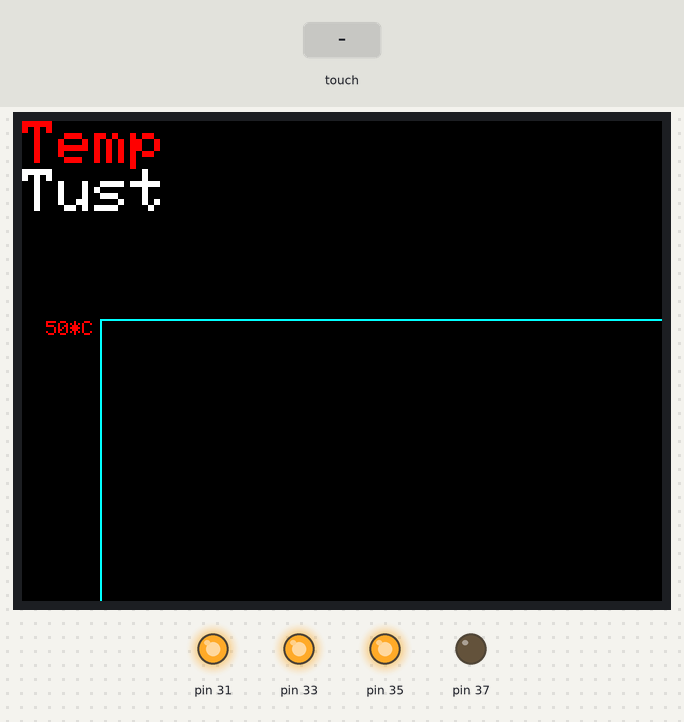
Bench run of a sketch on a simulated Arduino Mega 2560, built with avr-gcc and run on an emulated ATmega2560. On the bench: 320×240 colour display, output pins drawn as LEDs (lit = HIGH). Inputs (shaded band) come from the test bench. Random numbers use the default seed unless the sketch sets one; pins used as bus, display or sensor lines are not drawn.

Above: at 1.6 s.
At 10.5 s:
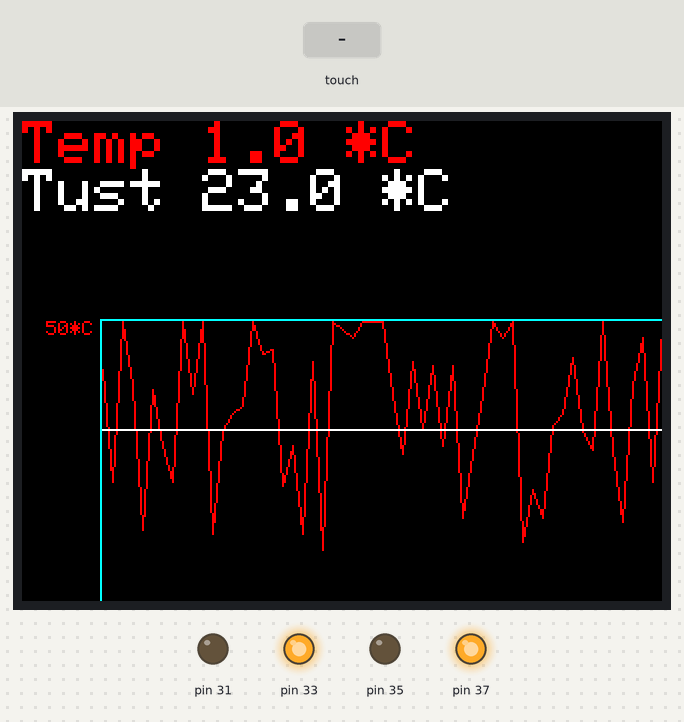
10.6 s: touch panel pressed at 13 % / 10 % of its raw x / y range
At 13.2 s:
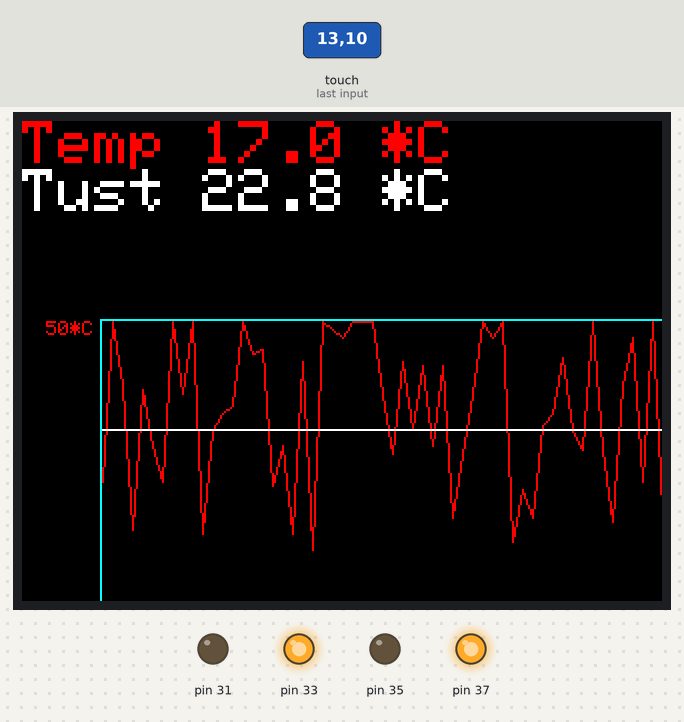
13.6 s: touch panel pressed at 38 % / 10 % of its raw x / y range
At 17.0 s:
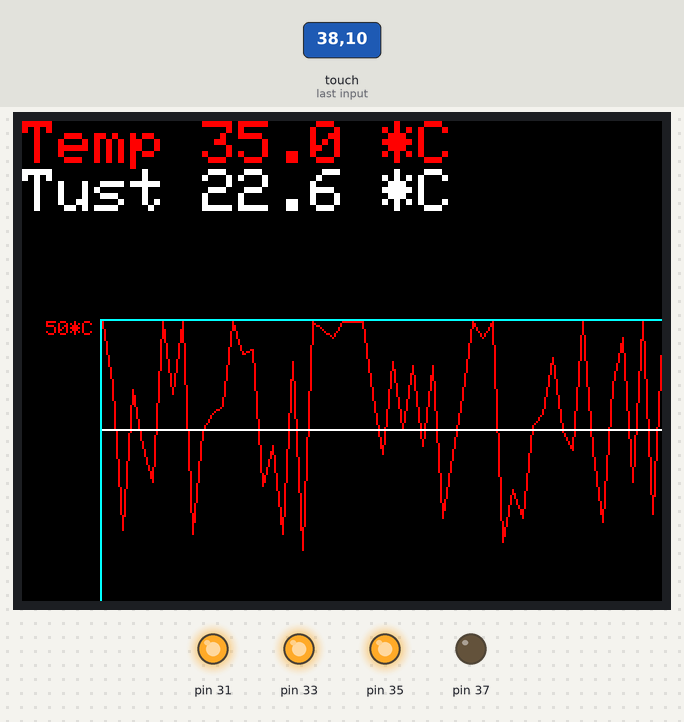
Timing chart, 0 to 41.6 s (numbered marks = the images above; inputs shaded):
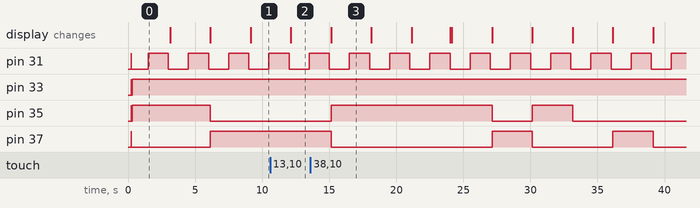

The sketch:

NIR_new.ino
```cpp
//дисплей 320х480
//Библиотеки
#include <Adafruit_GFX.h>    // Core graphics library
#include <Adafruit_TFTLCD.h> // Hardware-specific library
#include <TouchScreen.h>
//#include <EEPROM.h>
#if defined(__SAM3X8E__)
    #undef __FlashStringHelper::F(string_literal)
    #define F(string_literal) string_literal
#endif
//константы для экрана
// For better pressure precision, we need to know the resistance
// between X+ and X- Use any multimeter to read it
// For the one we're using, its 300 ohms across the X plate
#define YP A3  // must be an analog pin, use "An" notation!
#define XM A2  // must be an analog pin, use "An" notation!
#define YM 9   // can be a digital pin
#define XP 8   // can be a digital pin
TouchScreen ts = TouchScreen(XP, YP, XM, YM, 300);
#define LCD_CS A3 // Chip Select goes to Analog 3
#define LCD_CD A2 // Command/Data goes to Analog 2
#define LCD_WR A1 // LCD Write goes to Analog 1
#define LCD_RD A0 // LCD Read goes to Analog 0
#define LCD_RESET A4 // Can alternately just connect to Arduino's reset pin
#define  BLACK   0x0000
#define BLUE    0x001F
#define RED     0xF800
#define GREEN   0x07E0
#define CYAN    0x07FF
#define MAGENTA 0xF81F
#define YELLOW  0xFFE0
#define WHITE   0xFFFF
Adafruit_TFTLCD tft(LCD_CS, LCD_CD, LCD_WR, LCD_RD, LCD_RESET);
//константы
const word Nism=81;//количество точек измерений
const word HustT=1;//гистерезис уставки
//переменные
word Count=0;//счётчик для сброса автомасштабирования
float Tust=23;//температура уставки
float rT=Tust;//температура с датчика
//float rH=Tust;//влажность с датчика
float sT[Nism]={};//сохранённые значения температуры
//float sH[Nism]={};//сохранённые значения влажности
unsigned long last_time=0;//последнее время
byte TFl=0;//температурный флажок на изменение масшатаба
TSPoint p;
//начало настройки/////////////////////////////////////////////////////
void setup(void) {
  //инициализация дисплея
  tft.reset();
  uint16_t identifier = 0x9341;
  tft.begin(identifier);
  //настройка пинов
  pinMode(13, OUTPUT);//для экрана
  pinMode(31,OUTPUT);//Мигающий светодиод (3с)
  pinMode(33,OUTPUT);//Всегда горящий светодиод
  pinMode(35,OUTPUT);//Светодиод когда работает вентилятор
  pinMode(37,OUTPUT);//Светодиод когда работает обогрев
  //настройка эерана
  tft.setRotation(1);//положение экрана
  tft.fillScreen(BLACK);//заполняем всё чёрным
  tft.setCursor(0, 0);//установка курсора в начало
  tft.setTextColor(WHITE);  tft.setTextSize(5);//выбираем цвет и размер текста
  tft.println("Get first mesuaring");//выводим на экрна слова
  tft.println("Please wait");
  //Включаем все светодиоды
  digitalWrite(31,HIGH);
  digitalWrite(33,HIGH);
  digitalWrite(35,HIGH);
  digitalWrite(37,HIGH);
  //Проводим первые измерения, чтоб изначально построить графики
  for(int i=0;i<Nism;i++){
    rT=random(-10,60);
    if(rT>50){//Если значене больше 50 приравниваем к 50
      rT=50;
    }
    if(rT<0){
      TFl=1;
      if(rT<-50){//Если значене меньше -50 приравниваем к -50
      rT=-50;
      }
    }
    //rH=random(20,60);
    sT[i]=rT;
    //sH[i]=rH;
    }
 //Выключаем вcе светодиоды
  digitalWrite(31,LOW);
  digitalWrite(33,LOW);
  digitalWrite(35,LOW);
  digitalWrite(37,LOW);
  //Выводим на экран неизменные слова
  tft.fillScreen(BLACK);
  tft.setCursor(0, 0);
  tft.setTextColor(RED);  tft.setTextSize(3);
  tft.println("Temp ");
  //tft.setTextColor(BLUE);  tft.setTextSize(3);
  //tft.println("Hum  ");
  tft.setTextColor(WHITE);  tft.setTextSize(3);
  tft.println("Tust ");
  tft.setTextColor(RED);  tft.setTextSize(1);
  tft.setCursor(0, 100);
  tft.println("  50*C");
  //tft.setTextColor(BLUE);  tft.setTextSize(1);
  //tft.println("  100%");
  tft.setCursor(0, 300);
  tft.setTextColor(RED);  tft.setTextSize(1);
  if(TFl==0){
    tft.println("   0*C");
    }
  else{
    tft.println(" -50*C");
    }
  //tft.setTextColor(BLUE);  tft.setTextSize(1);
  //tft.println("  0%");
  tft.drawRect(39, 99, 403, 203, CYAN);//отрисовка границ графика
  //tft.fillRect(240, 10, 50, 50, RED);//кнопка повышения температуры
  //tft.fillRect(310, 10, 50, 50, BLUE);//кнопка понижения температуры
}
//Начало основного цикла/////////////////////////////////////////////////////
void loop() {
  digitalWrite(13, HIGH);//необходимо для работы экрана
  TSPoint p = ts.getPoint();//получаем значение нажатых пикселей
  digitalWrite(13, LOW);//необходимо для работы экрана
  pinMode(XM, OUTPUT);//необходимо для работы экрана
  pinMode(YP, OUTPUT);//необходимо для работы экрана
  //tft.println(' ',3);
  //tft.println(' ',3);
  //tft.print(p.x,1);
  //tft.print(p.y,1);

  //p.x = map(p.x, 940, 120, 320, 0);
  p.y = map(p.y, 0, 920, 480, 0);
  //tft.setCursor(150,200);
  //tft.println((p.y),1);
  //tft.setCursor(150,230);
  //tft.println((p.x),1);

  digitalWrite(33,HIGH);//Всегда горящий светодиод
  if (millis()-last_time>1500){
    digitalWrite(31,HIGH);//Мигающий светодиод (3с)
    if (p.y>150 && p.y<400){
    Tust=Tust-0.1;
    delay(100);
    if(Tust<-50)//ели уставка меньше -50 градусов, то приравниваем к -50
    {Tust=-50;}
  }
  if (p.y>0 && p.y<100){
    Tust=Tust+0.1;
    delay(100);
    if(Tust>50)//ели уставка больше 50 градусов, то приравниваем к 50
    {Tust=50;}
  }
  }
  if (millis()-last_time>3000){//Снимаем данные и отрисовываем раз в полторы секунды
    last_time=millis();//обнуляеем счётчик
    digitalWrite(31,LOW);//Мигающий светодиод (3с)
    ReadData(); //процедура для чтения информации с датчика DHT11
    DrawGrapth();//Процедура для отрисовки графиков и измерений
    }
  if(rT>=Tust+HustT ){//если считанная температура превышает установленную + гистерезис
      //включаем вентилятор
      digitalWrite(35,HIGH);
      digitalWrite(37,LOW);
    }
  else if(rT<=Tust-HustT){//если считанная температура ниже установленной - гистерезис
      //включаем обогрев
      digitalWrite(37,HIGH);
      digitalWrite(35,LOW);
    }
  else{//если всё хорошо выключаем вентилятор и обогрев
      digitalWrite(37,LOW);
      digitalWrite(35,LOW);
    }
}
//Процедуры://///////////////////////////////////////////////////
void ReadData(){//Процедура считывающая значения с датчика
  //читаем с датчика
  //rH = dht.readHumidity();//Читаем влажность
  //rT = dht.readTemperature();//Читаем температуру
  rT=random(0,60);
  if(rT>50){//если больше 50 то 50
      rT=50;
    }
  if(rT<0){//если меньше 0 поднимаем флаг маштабирования и меняем значение внизу
      TFl=1;
      Count=0;
      tft.fillRect(0, 280, 30, 300, BLACK);//заполняем нижнюю границу, где было 0*С
      tft.setTextColor(RED);  tft.setTextSize(1);
      tft.setCursor(0, 300);
      tft.println(" -50*C");
      if(rT<-50){//Если значене меньше -50 приравниваем к -50
        rT=-50;
      }
  }
  //rH=random(20,60);
  //Сдвигаем все значения из легенды влажности и температуры на 1 влево
  for(int i=0;i<(Nism-1);i++){
      sT[i]=sT[i+1];
      //sH[i]=sH[i+1];
    }
  //Меняем последние элементы
  sT[Nism-1]=rT;//В поледний элемент массива записываем новую температуру
  //sH[Nism-1]=rH;//В поледний элемент массива записываем новую влажность
  if(TFl==1 && Count<Nism){//если масштабируем и массив не перезаписался, то увеличиваем счётчие
    Count++;
    }
  else{//иначе убираем автомасштабирование
    TFl=0;
    Count=0;
    tft.setTextColor(RED);  tft.setTextSize(1);
    tft.fillRect(0, 280, 30, 300, BLACK);//заполняем нижнюю границу, где было -50*С
    tft.setCursor(0, 300);
    tft.println("   0*C");
    }
}
void DrawGrapth(){//Процедура отрисовки графиков и значений
  tft.fillRect(70, 0, 162, 80, BLACK);//Запалняем область значений чёрным квадратом
  tft.fillRect(40, 100, 401, 201, BLACK);//Запалняем область графиков чёрным квадратом
  DrawIzm();//Процедура отрисовки значений
  if(TFl==0){
  for(int i=0; i<(Nism-1); i++){//строим графики по Nism точкам. имеем по x 400px по y 200px.Относительно курсора (0;0)
    tft.drawLine(40+5*i, -4*sT[i]+300, 5*i+45, -4*sT[i+1]+300, RED);//график температуры
    //tft.drawLine(40+5*i, -sH[i]/2+200, 5*i+45, -sH[i+1]/2+200, BLUE);//график влажности
  }
  tft.drawLine(40, -4*Tust+300, 440, -4*Tust+300, WHITE);//рисуем линию уставки
  }
  else{
    for(int i=0; i<(Nism-1); i++){//строим графики по Nism точкам. имеем по x 400px по y 200px.Относительно курсора (0;0)
    tft.drawLine(40+5*i, int(-2*sT[i]+200), 5*i+45, int(-2*sT[i+1]+200), RED);//график температуры
    //tft.drawLine(40+5*i, -sH[i]/2+200, 5*i+45, -sH[i+1]/2+200, BLUE);//график влажности
  }
  tft.drawLine(40, int(-2*Tust+200), 440, int(-2*Tust+200), WHITE);//рисуем линию уставки
    }
  }
void DrawIzm(){//Процедура отрисовки значений
  tft.setCursor(0, 0);//Установка курора в левый верхний угол
  tft.setTextColor(RED);  tft.setTextSize(3);//Выбор цвета и размера текста
  tft.print("     ");//пробелы так, как слева имеем постоянные слова Temp,Hum,Tust
  tft.print(rT,1);//Выводим последнюю полученную температуру
  tft.println(" *C");//Выводим цельсий
  //tft.setTextColor(BLUE);  tft.setTextSize(3);
  //tft.print("     ");
  //tft.print(rH,1);//Выводим последнюю полученную влажность
  //tft.println(" %");
  tft.setTextColor(WHITE);  tft.setTextSize(3);
  tft.print("     ");
  tft.print(Tust,1);//Выводим температуру уставки
  tft.println(" *C");
  }
```

Measured:
- by itself, pin 31: alternates HIGH for 1.5 s and LOW for 1.5 s
